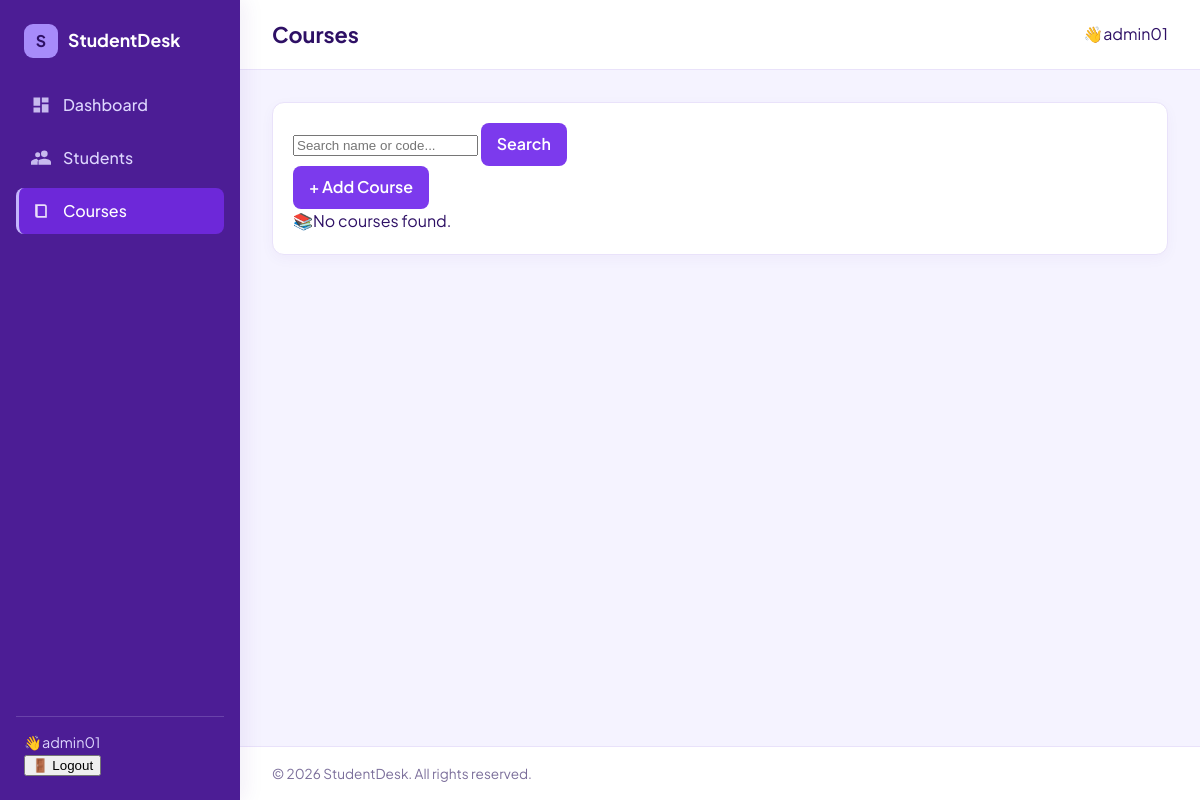
The page /courses (signed in) on the database as committed earlier.
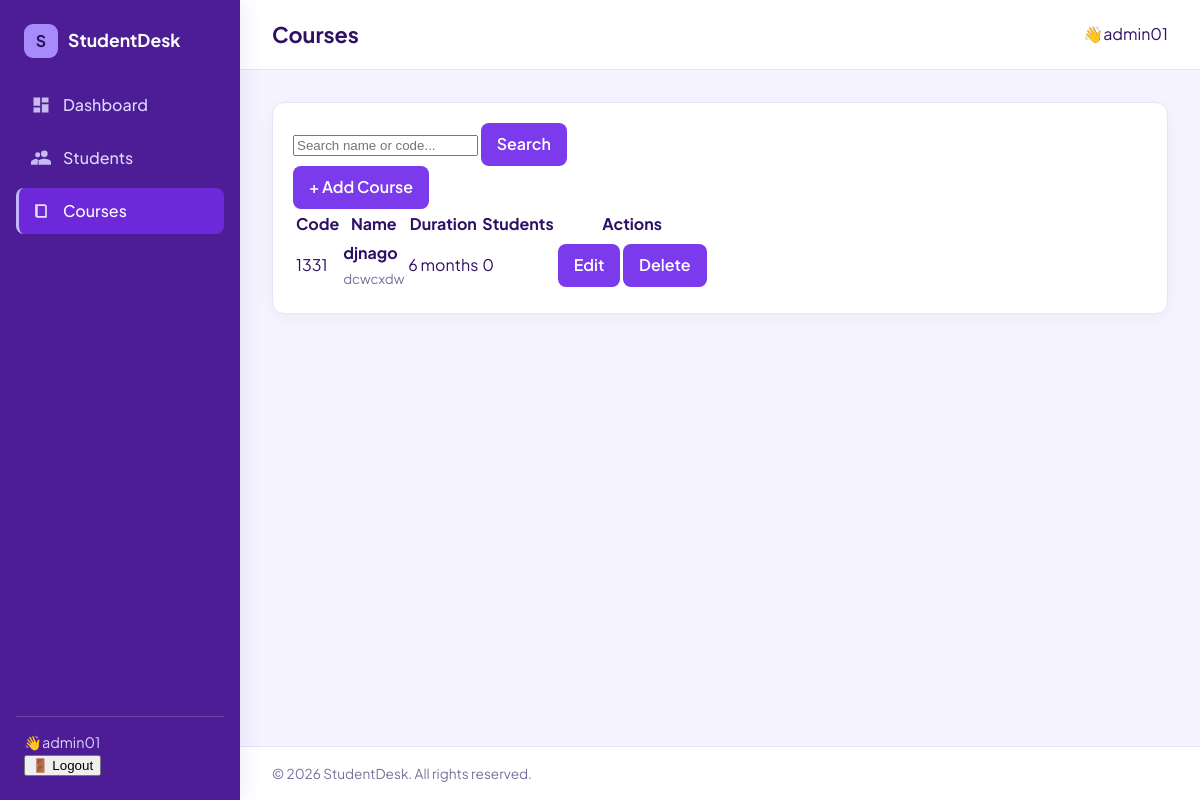
The same page on the database as committed later.
### students_app/models.py (models this page shows, shortened)
class Course(models.Model):
    owner = models.ForeignKey(settings.AUTH_USER_MODEL,on_delete=models.CASCADE,related_name='courses')
    name = models.CharField(max_length=100)
    code = models.CharField(max_length=20)
    duration_months = models.PositiveIntegerField(default=6,validators=[MinValueValidator(1)])
    description = models.TextField(blank=True)
    created_at = models.DateTimeField(auto_now_add=True)
    class Meta:
        ordering = ['name']
        unique_together = ('owner', 'code')

### students_app/views.py (the view)
# urls.py: path("courses",views.courses_list,name='courses_list'),
@login_required(login_url='login')
def courses_list(request):
    q = request.GET.get('q', '').strip()
    courses = Course.objects.filter(owner=request.user).annotate(student_count=Count('students'))
    if q:
        courses = courses.filter(Q(name__icontains=q) | Q(code__icontains=q))
    return render(request, 'course_list.html', {'courses': courses, 'q': q})

### students_app/templates/course_list.html (shortened to what this page needs)
{% extends 'base.html' %}
{% block content %}
<div class="card">
  <div class="card-head">
    <form method="get" class="filters">
      <input type="text" name="q" value="{{ q }}" placeholder="Search name or code..." class="form-control">
      <button class="btn btn-light btn-sm" type="submit">Search</button>
    </form>
    <a href="{% url 'courses_create' %}" class="btn">+ Add Course</a>
  </div>
  {% if courses %}
  <div class="table-wrap"><table>
    <thead><tr><th>Code</th><th>Name</th><th>Duration</th><th>Students</th><th>Actions</th></tr></thead>
    <tbody>
    {% for c in courses %}
      <tr>
        <td><span class="badge badge-blue">{{ c.code }}</span></td>
        <td><strong>{{ c.name }}</strong>{% if c.description %}<br><small style="color:var(--muted)">{{ c.description|truncatechars:70 }}</small>{% endif %}</td>
        <td>{{ c.duration_months }} month{{ c.duration_months|pluralize }}</td>
        <td><a href="{% url 'students_list' %}?courses={{ c.pk }}">{{ c.student_count }}</a></td>
        <td class="actions">
          <a class="btn btn-light btn-sm" href="{% url 'courses_edit' c.pk %}">Edit</a>
          <a class="btn btn-danger btn-sm" href="{% url 'courses_delete' c.pk %}">Delete</a>
        </td>
      </tr>
    {% endfor %}
    </tbody>
  </table></div>
  {% else %}
  <div class="empty"><span class="big">📚</span>No courses found.</div>
  {% endif %}
</div>
{% endblock %}

Rows that differ between the two databases and show on the page:
added Course: code "1331", name "djnago", description "dcwcxdw", duration_months "6", student_count "0"
Other text that changed with them:
text no longer shown: "📚 No courses found."
text now shown: "Code Name Duration Students Actions"
